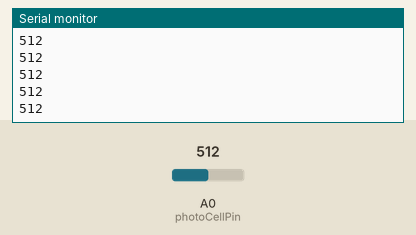
The sketch below on a simulated Arduino Uno, built with avr-gcc and run on an emulated ATmega328P. Parts: the last lines printed to the serial monitor. The test bench sets the inputs (shaded band); at power-on: A0 (photoCellPin) = 512.

Above: at 1.2 s.
1.3 s: A0 (photoCellPin) set to 716
At 2.1 s:
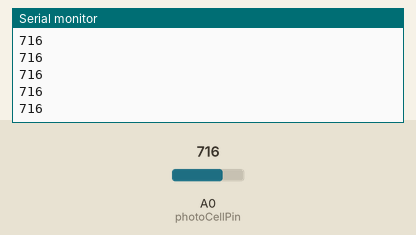
2.8 s: A0 (photoCellPin) set to 900
At 3.5 s:
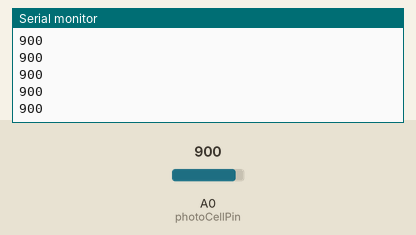
Timing chart, 0 to 5.8 s (numbered marks = the images above; inputs shaded):
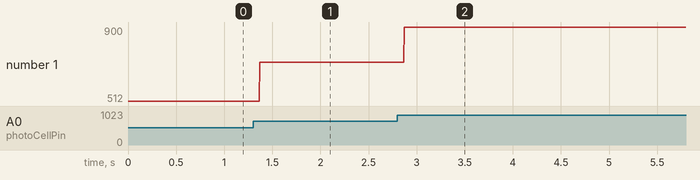

The sketch:

photocell_test.ino
```cpp
const int photoCellPin = A0;
int photoCellValue = 0;

int ledPin = 13;
int threshold = 40;

void setup()
{
  Serial.begin(9600);
  pinMode(photoCellPin, INPUT);
}

void loop()
{
 photoCellValue = analogRead(photoCellPin);
 Serial.println(photoCellValue);

 if(photoCellValue > threshold)
 {
  digitalWrite(ledPin, LOW);
 }
 else digitalWrite(ledPin, HIGH);
}
```

Measured:
- after the input at 1.3 s, the serial monitor: prints a new line after 0.07 s (image 1)
- after the input at 2.8 s, the serial monitor: prints a new line after 0.07 s (image 2)
- plotted number 1: 512 → 716 after the input at 1.3 s, 716 → 900 after the input at 2.8 s
